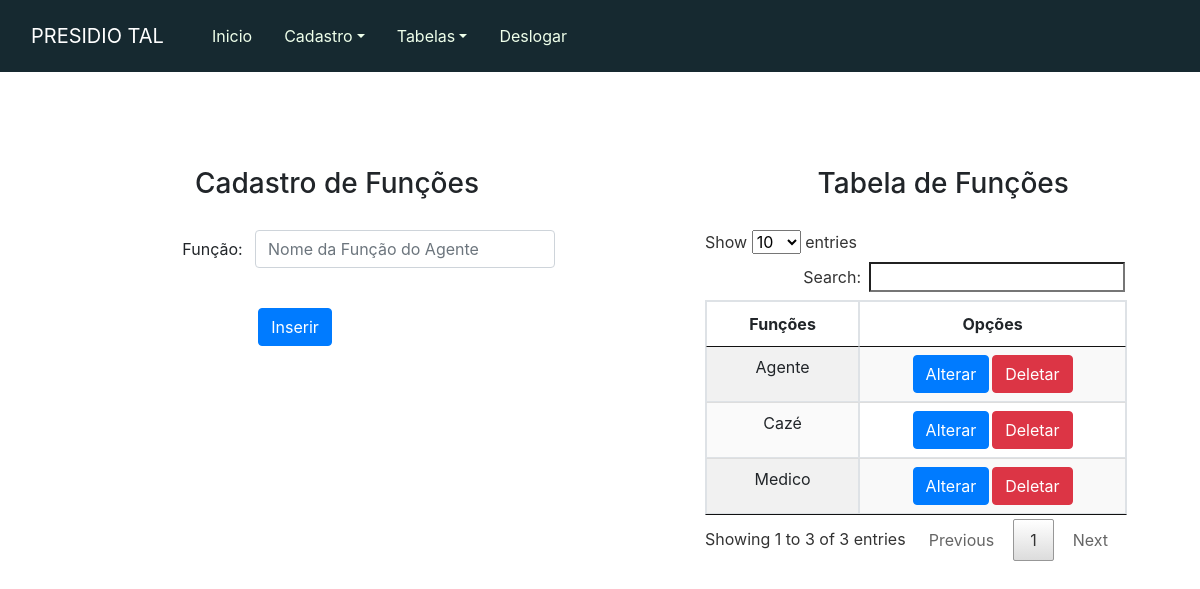
The app's page /paginas/tabela_funcao.php with its own data.
### tables this page shows
CREATE TABLE IF NOT EXISTS `funcao` (
  `id` int(11) NOT NULL AUTO_INCREMENT,
  `funcao` varchar(100) NOT NULL,
  PRIMARY KEY (`id`)
);

### paginas/funcoes.php (the view, shortened to what this page needs)
<?php
function listaTabelaFuncoes($con)
{
    $selecao = "SELECT * FROM `funcao`";
    $resultado = mysqli_query($con, $selecao);
    while ($var = mysqli_fetch_row($resultado)) {
        $id    = $var[0];
        $funcao = $var[1];
        echo "<tr>";
        echo "<td>".$funcao."</td>";
        echo "<td>"."<a href='altera_funcao.php?id=$id' class='btn btn-primary' style='margin-right:3px'>"."Alterar"."</a>";
        echo        "<a href='remove_linha.php?id=$id&&linha=funcao' class='btn btn-danger'>"."Deletar"."</a>"."</td>";
        echo "</tr>";
    }
}

### css/front_presidio.css (style rules this page uses)
body { padding : 0px; }

### records on screen
funcao: funcao "Medico"
funcao: funcao "Agente"
funcao: funcao "Cazé"
